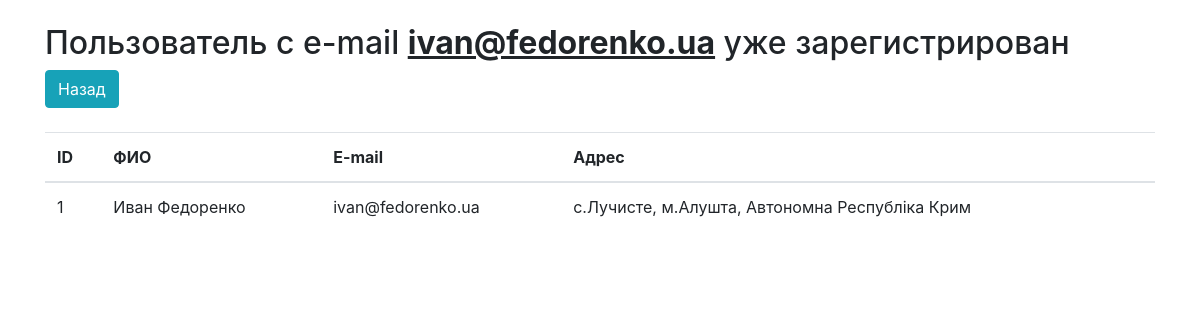
/view/usercard.php?email=ivan@fedorenko.ua, run on an earlier commit of the app's database.
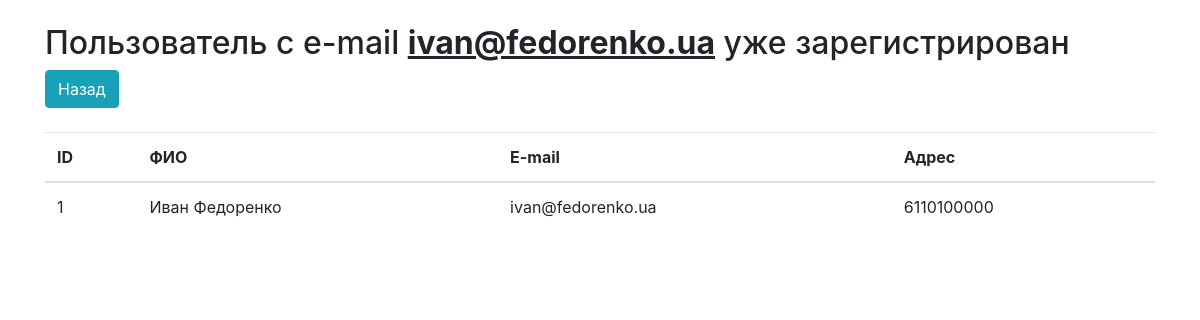
And on a later commit of the database.
### tables this page shows
CREATE TABLE `reg_users` (
  `id` int(10) UNSIGNED NOT NULL,
  `name` varchar(100) NOT NULL,
  `email` varchar(100) NOT NULL,
  `territory` varchar(255) NOT NULL
);

### Database/QueryBuilder.php (called while the page is built, shortened)
<?php
class QueryBuilder
{
    public $pdo;
    function __construct()
    {
        try{
        $this->pdo = new PDO('mysql:host=localhost; dbname=artjoker; charset=utf8', 'root', 'root', array(
            PDO::ATTR_ERRMODE => TRUE
        ));
        } catch (PDOException $e) {
            die($e->getMessage());
        }
    }
    function getOneByEmail($table, $email)
    {
        $sql = "SELECT id, name, email, territory FROM $table WHERE email=:email";
        $statement = $this->pdo->prepare($sql);
        $statement->bindParam(":email", $email);
        $statement->execute();
        $result = $statement->fetch(PDO::FETCH_ASSOC);
        return $result;
    }
}

### view/usercard.php (the view, shortened to what this page needs)
<?php
require_once '../Database/QueryBuilder.php';
$db = new QueryBuilder();
$email = $_GET['email'];
$user = $db->getOneByEmail("reg_users", $email);
?>
<!doctype html>
<html lang="en">
<head>
    <link rel="stylesheet" href="../components/css/bootstrap/bootstrap.css">
</head>
<body>
<div class="container">
    <div class="row">
        <div class="col-md-12">
            <br><h2>Пользователь с e-mail <u><b><?php echo "$email"; ?></b></u> уже зарегистрирован</h2>
            <a href="/registration" class="btn btn-info">Назад</a><br><br>
            <table class="table">
                <thead>
                <tr>
                    <th>ID</th>
                    <th>ФИО</th>
                    <th>E-mail</th>
                    <th>Адрес</th>
                </tr>
                </thead>
                <tbody>
                    <tr>
                        <td><?= $user['id']; ?></td>
                        <td><?= $user['name']; ?></td>
                        <td><?= $user['email']; ?></td>
                        <td><?= $user['territory']; ?></td>
                    </tr>
                </tbody>
            </table>
        </div>
    </div>
</div>
</body>
</html>

What changed in the data, as far as the page shows it:
changed reg_users "Иван Федоренко": territory "с.Лучисте, м.Алушта, Автономна Республіка Крим" → "6110100000"
